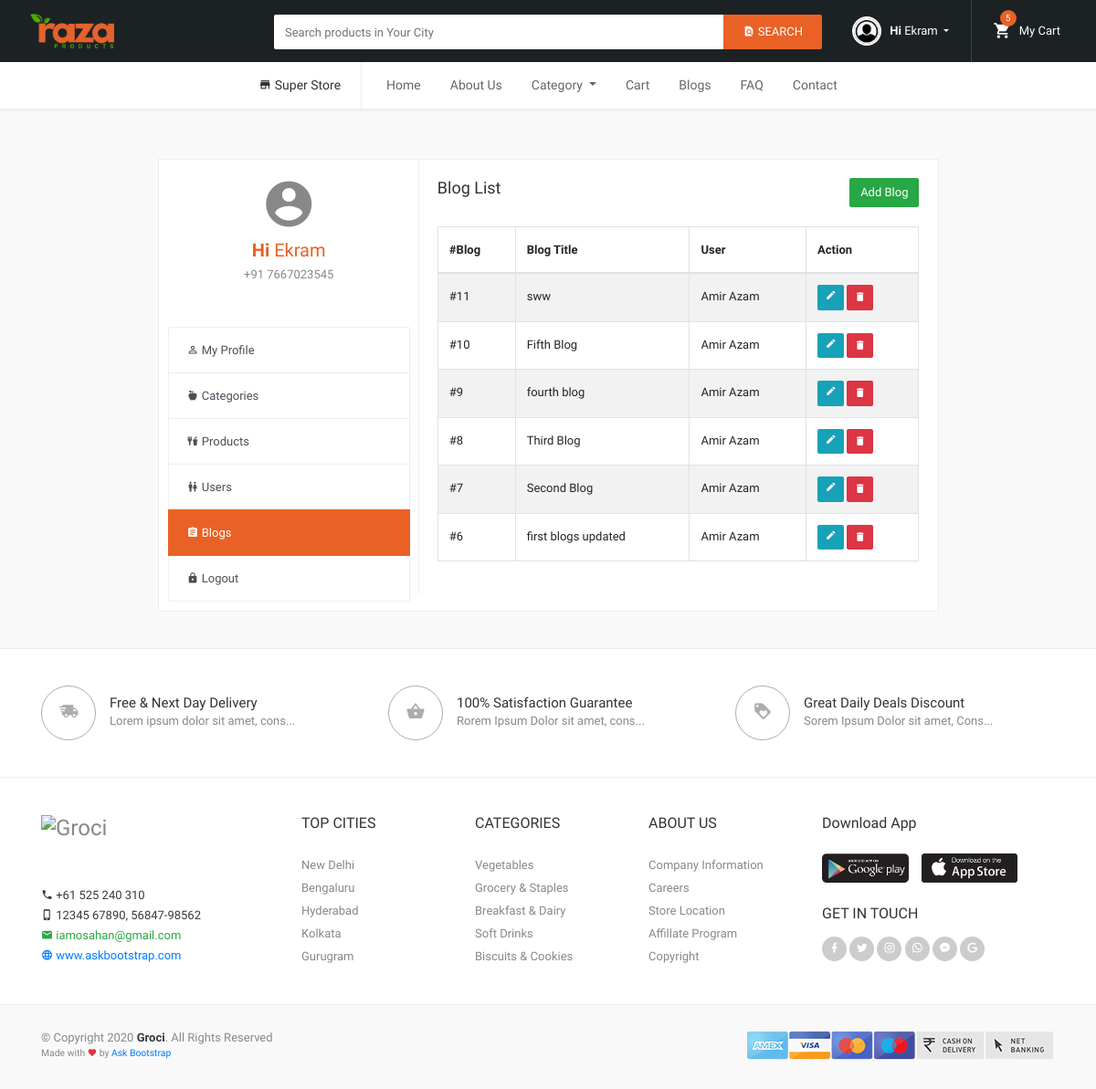
/dashboard/blog-list.php (signed in), run on the app's committed database.
### tables this page shows
CREATE TABLE `users` (
  `user_id` int(11) NOT NULL,
  `name` varchar(255) NOT NULL,
  `email` varchar(255) NOT NULL,
  `password` varchar(255) NOT NULL,
  `address` varchar(255) NOT NULL,
  `phone` varchar(12) NOT NULL,
  `city` varchar(255) NOT NULL,
  `state` varchar(255) NOT NULL,
  `zip_code` varchar(30) NOT NULL,
  `pet_name` varchar(255) NOT NULL,
  `role` int(11) NOT NULL DEFAULT 0
);

CREATE TABLE `blogs` (
  `blog_id` int(11) NOT NULL,
  `blog_title` varchar(255) NOT NULL,
  `blog_desc` varchar(13200) NOT NULL,
  `user_id` int(11) NOT NULL,
  `blog_date` date NOT NULL,
  `blog_img` varchar(255) DEFAULT NULL
);

### dashboard/blog-list.php (the view, shortened to what this page needs)
<!DOCTYPE html>
<html lang="en">
<head>
      <link href="../vendor/bootstrap/css/bootstrap.min.css" rel="stylesheet">
      <link href="../vendor/icons/css/materialdesignicons.min.css" media="all" rel="stylesheet" type="text/css" />
      <link href="../vendor/select2/css/select2.min.css" rel="stylesheet" />
      <link href="../css/osahan.css" rel="stylesheet">
      <link rel="stylesheet" href="../vendor/owl-carousel/owl.carousel.css">
      <link rel="stylesheet" href="../vendor/owl-carousel/owl.theme.css">
   </head>
   <body>
   <?php
   include '../header.php';
   ?>
      <section class="account-page section-padding">
         <div class="container">
            <div class="row">
               <div class="col-lg-9 mx-auto">
                  <div class="row no-gutters">
                     <?php include 'admin-sidebar.php'; ?>
                     <div class="col-md-8">
                        <div class="card card-body account-right">
                           <div class="widget">
                              <div class="section-header">
                                 <h5 class="heading-design-h5 category-title">
                                    Blog List
                                    <a href="add-blog.php"><button class="btn btn-success">Add Blog</button></a>
                                 </h5>
                              </div>
                              <div class="order-list-tabel-main table-responsive">
                              <?php
                                       include '../includes/connect.php';
                                       $limit = 7;
                                       if(isset($_GET['page'])){
                                          $page = $_GET['page'];
                                       }
                                       else{
                                          $page = 1;
                                       }
                                       $offset = ($page-1)*$limit;
                                       $sql = "SELECT * FROM blogs LEFT JOIN users ON blogs.user_id = users.user_id ORDER BY blog_id DESC LIMIT {$offset}, {$limit}";
                                       $result = mysqli_query($conn, $sql);
                                       if(mysqli_num_rows($result)>0){
                                         echo '
                                         <table class="datatabel table table-striped table-bordered order-list-tabel" width="100%" cellspacing="0">
                                    <thead>
                                       <tr>
                                          <th>#Blog</th>
                                          <th>Blog Title</th>
                                          <th>User</th>
                                          <th>Action</th>
                                       </tr>
                                    </thead>
                                    <tbody>
                                         ';
                                          while($row = mysqli_fetch_assoc($result)){
                                       ?>
                                     <tr>
                                          <td>#<?php echo $row['blog_id']; ?></td>
                                          <td><?php echo $row['blog_title']; ?></td>
                                          <td><?php echo $row['name']; ?></td>
                                          <td><a data-toggle="tooltip" data-placement="top" title="Edit" href="update-blog.php?blog_id=<?php echo $row['blog_id']; ?>" data-original-title="View Detail" class="btn btn-info btn-sm"><i class="mdi mdi-border-color"></i></a>
                                          <a data-toggle="tooltip" data-placement="top" title="Delete" href="delete-blog.php?blog_id=<?php echo $row['blog_id']; ?>" data-original-title="View Detail" class="btn btn-danger btn-sm"><i class="mdi mdi-delete"></i></a>
                                       </td>
                                       </tr>
                                       <?php
                                        }
                                        echo "</tbody>
                                        </table>
                                        ";
                                       }
                                       else{
                                          echo "<p class='text-danger'>No blogs found !</p>";
                                       }
                                       ?>
                              </div>
                           </div>
                        </div>
                     </div>
                  </div>
               </div>
            </div>
         </div>
      </section>
      <section class="section-padding bg-white border-top">
         <div class="container">
            <div class="row">
               <div class="col-lg-4 col-sm-6">
                  <div class="feature-box">
                     <i class="mdi mdi-truck-fast"></i>
                     <h6>Free & Next Day Delivery</h6>
                     <p>Lorem ipsum dolor sit amet, cons...</p>
                  </div>
               </div>
               <div class="col-lg-4 col-sm-6">
                  <div class="feature-box">
                     <i class="mdi mdi-basket"></i>
                     <h6>100% Satisfaction Guarantee</h6>
                     <p>Rorem Ipsum Dolor sit amet, cons...</p>
                  </div>
               </div>
               <div class="col-lg-4 col-sm-6">
                  <div class="feature-box">
                     <i class="mdi mdi-tag-heart"></i>
                     <h6>Great Daily Deals Discount</h6>
                     <p>Sorem Ipsum Dolor sit amet, Cons...</p>
                  </div>
               </div>
            </div>
         </div>
      </section>
      <section class="section-padding footer bg-white border-top">
         <div class="container">
            <div class="row">
               <div class="col-lg-3 col-md-3">
                  <h4 class="mb-5 mt-0"><a class="logo" href="index.html"><img src="img/logo-footer.png" alt="Groci"></a></h4>
                  <p class="mb-0"><a class="text-dark" href="#"><i class="mdi mdi-phone"></i> +61 525 240 310</a></p>
                  <p class="mb-0"><a class="text-dark" href="#"><i class="mdi mdi-cellphone-iphone"></i> 12345 67890, 56847-98562</a></p>
                  <p class="mb-0"><a class="text-success" href="#"><i class="mdi mdi-email"></i> <span class="__cf_email__" data-cfemail="94fdf5f9fbe7f5fcf5fad4f3f9f5fdf8baf7fbf9">[email&#160;protected]</span></a></p>
                  <p class="mb-0"><a class="text-primary" href="#"><i class="mdi mdi-web"></i> www.askbootstrap.com</a></p>
               </div>
               <div class="col-lg-2 col-md-2">
                  <h6 class="mb-4">TOP CITIES </h6>
                  <ul>
                  <li><a href="#">New Delhi</a></li>
                  <li><a href="#">Bengaluru</a></li>
                  <li><a href="#">Hyderabad</a></li>
                  <li><a href="#">Kolkata</a></li>
                  <li><a href="#">Gurugram</a></li>
               </div>
               <div class="col-lg-2 col-md-2">
                  <h6 class="mb-4">CATEGORIES</h6>
                  <ul>
                  <li><a href="#">Vegetables</a></li>
                  <li><a href="#">Grocery & Staples</a></li>
                  <li><a href="#">Breakfast & Dairy</a></li>
                  <li><a href="#">Soft Drinks</a></li>
                  <li><a href="#">Biscuits & Cookies</a></li>
               </div>
               <div class="col-lg-2 col-md-2">
                  <h6 class="mb-4">ABOUT US</h6>
                  <ul>
                  <li><a href="#">Company Information</a></li>
                  <li><a href="#">Careers</a></li>
                  <li><a href="#">Store Location</a></li>
                  <li><a href="#">Affillate Program</a></li>
                  <li><a href="#">Copyright</a></li>
               </div>
               <div class="col-lg-3 col-md-3">
                  <h6 class="mb-4">Download App</h6>
                  <div class="app">
                     <a href="#"><img src="img/google.png" alt=""></a>
                     <a href="#"><img src="img/apple.png" alt=""></a>
                  </div>
                  <h6 class="mb-3 mt-4">GET IN TOUCH</h6>
                  <div class="footer-social">
                     <a class="btn-facebook" href="#"><i class="mdi mdi-facebook"></i></a>
                     <a class="btn-twitter" href="#"><i class="mdi mdi-twitter"></i></a>
                     <a class="btn-instagram" href="#"><i class="mdi mdi-instagram"></i></a>
                     <a class="btn-whatsapp" href="#"><i class="mdi mdi-whatsapp"></i></a>
                     <a class="btn-messenger" href="#"><i class="mdi mdi-facebook-messenger"></i></a>
                     <a class="btn-google" href="#"><i class="mdi mdi-google"></i></a>
                  </div>
               </div>
            </div>
         </div>
      </section>
      <section class="pt-4 pb-4 footer-bottom">
         <div class="container">
            <div class="row no-gutters">
               <div class="col-lg-6 col-sm-6">
                  <p class="mt-1 mb-0">&copy; Copyright 2020 <strong class="text-dark">Groci</strong>. All Rights Reserved<br>
				  <small class="mt-0 mb-0">Made with <i class="mdi mdi-heart text-danger"></i> by <a href="https://askbootstrap.com/" target="_blank" class="text-primary">Ask Bootstrap</a>
                  </small>
				  </p>
               </div>
               <div class="col-lg-6 col-sm-6 text-right">
                  <img alt="osahan logo" src="img/payment_methods.png">
               </div>
            </div>
         </div>
      </section>
</body>
</html>

### dashboard/admin-sidebar.php (shortened to what this page needs)
<?php
  $full_path_filename = $_SERVER['PHP_SELF'];
  $full_path = basename($full_path_filename);
  $filename = explode(".", $full_path);
  $current_page = $filename[0];
  if($current_page=="blog-list"){
    $temp = "blog";
  }
?>
<div class="col-md-4">
    <div class="card account-left">
        <?php
        include '../includes/connect.php';
        $user_id = $_SESSION['user_id'];
        $sql = "SELECT name, phone, role FROM users WHERE user_id = '{$user_id}'";
        $result = mysqli_query($conn, $sql);
        $row = mysqli_fetch_assoc($result);
        if(mysqli_num_rows($result)>0){
        ?>
        <div class="user-profile-header">
        <div class="mb-2"><span class="mdi mdi-account-circle" style="font-size: 60px;"></span></div>
            <h5 class="mb-1 text-secondary"><strong>Hi </strong> <?php
            $name = $row['name'];
            $position = strpos($name, ' ');
            if($position!=false){
                $sub_name = substr($name, 0, $position);
                echo $sub_name;
            }
            else{
                echo $row['name'];
            }
            ?> </h5>
            <p style="margin-bottom: 0;"> +91 <?php echo $row['phone'];?></p>
        </div>
        <?php }
        ?>
        <div class="list-group">
            <a href="my-profile.php" class="list-group-item list-group-item-action <?php echo $temp=='profile'?'active':'' ?>"><i aria-hidden="true" class="mdi mdi-account-outline"></i> My Profile</a>
            <a href="category.php" class="list-group-item list-group-item-action <?php echo $temp=='category'?'active':'' ?>"><i aria-hidden="true" class="mdi mdi-food-apple"></i> Categories</a>
            <a href="products.php" class="list-group-item list-group-item-action <?php echo $temp=='product'?'active':'' ?>"><i aria-hidden="true" class="mdi mdi-food-fork-drink"></i> Products </a>
            <a href="users.php" class="list-group-item list-group-item-action <?php echo $temp=='user'?'active':'' ?>"><i aria-hidden="true" class="mdi mdi-human-male-female"></i> Users</a>
            <a href="blog-list.php" class="list-group-item list-group-item-action <?php echo $temp=='blog'?'active':'' ?>"><i aria-hidden="true" class="mdi mdi-clipboard-text"></i> Blogs</a>
            <a href="logout.php" class="list-group-item list-group-item-action"><i aria-hidden="true" class="mdi mdi-lock"></i> Logout</a>
        </div>
    </div>
</div>

### css/osahan.css (style rules this page uses)
body { background-color: #f9f9f9; font-size: 13px; font-family: maven pro, sans-serif; line-height: 25px; color: #888 }
h1, h2, h3, h4, h5, h6 { color: #333 }
p { font-size: 13px; line-height: 22px; color: #888 }
img { height: auto; max-width: 100% }
ul, ol { list-style: outside none none }
ul { margin: 0; padding: 0 }
img { transform-style: preserve-3d }
a { text-decoration: none !important; color: #888; transition-duration: .4s }
a, a:hover { text-decoration: none }
.section-padding { padding: 40px 0 }
.text-secondary { color: #e96125 !important }
.btn { border: medium; border-radius: 2px !important; font-size: 13px }
.heading-design-h5 { font-size: 18px; margin-bottom: 14px }
.heading-design-h5 a { font-size: 15px; line-height: 22px }
.border-top { border-top: 1px solid #eee !important }
.owl-theme .owl-controls .owl-buttons div, .footer-social a { transform: scale(1); transition-duration: .4s }
.card { background-clip: border-box; background-color: #fff; border: 1px solid #eee; border-radius: 2px; display: flex; flex-direction: column; min-width: 0; position: relative; word-wrap: break-word }
.list-group-item:first-child { border-top-left-radius: 2px; border-top-right-radius: 2px }
.list-group-item:last-child { border-bottom-left-radius: 2px; border-bottom-right-radius: 2px }
.list-group-item { border: 1px solid #eee }
.feature-box p { margin: 0 }
.feature-box h6 { font-size: 15px; font-weight: 200; margin: 0; padding: 10px 0 0 }
.feature-box .mdi { border: 1px solid #acacac; border-radius: 50px; color: #acacac; display: inline-block; float: left; font-size: 21px; height: 60px; line-height: 56px; margin: 0 15px 0 0; text-align: center; width: 60px }
.footer { border-bottom: 1px solid #eee; border-top: 1px solid #eee !important }
.app img { height: 32px; margin: 0 11px 0 0 }
.footer-bottom p { line-height: 16px }
.footer-social a { background: #ccc none repeat scroll 0 0; border-radius: 25px; color: #fff; display: inline-block; height: 27px; line-height: 26px; text-align: center; width: 27px }
.list-group-item.active { background: #e96125 none repeat scroll 0 0; border-color: #e96125 }
.btn-facebook { background: #395b9a none repeat scroll 0 0; color: #fff }
.btn-google { background: #c71e25 none repeat scroll 0 0; color: #fff }
.btn-twitter { background: #3a9ed8 none repeat scroll 0 0; color: #fff }
.account-page .mx-auto { background: #fff none repeat scroll 0 0; border: 1px solid #eee; padding: 0 }
.account-page .mx-auto .card { border: medium }
.account-right { border-left: 1px solid #eee !important; }
.user-profile-header { padding: 36px; text-align: center }
.user-profile-header p { margin: 0 }
.account-left { margin-right: -1px }
.account-left .list-group { padding: 10px }
.category-title { position: relative; margin-bottom: 30px; }
.category-title button { position: absolute; right: 0; }

### data on the page
users: name "Ekram", phone "7667023545"
blogs: blog_id "11", blog_title "sww", user.name "Amir Azam"
blogs: blog_id "10", blog_title "Fifth Blog", user.name "Amir Azam"
blogs: blog_id "9", blog_title "fourth blog", user.name "Amir Azam"
blogs: blog_id "8", blog_title "Third Blog", user.name "Amir Azam"
blogs: blog_id "7", blog_title "Second Blog", user.name "Amir Azam"
blogs: blog_id "6", blog_title "first blogs updated", user.name "Amir Azam"

### other printed values
$name "Ekram"
